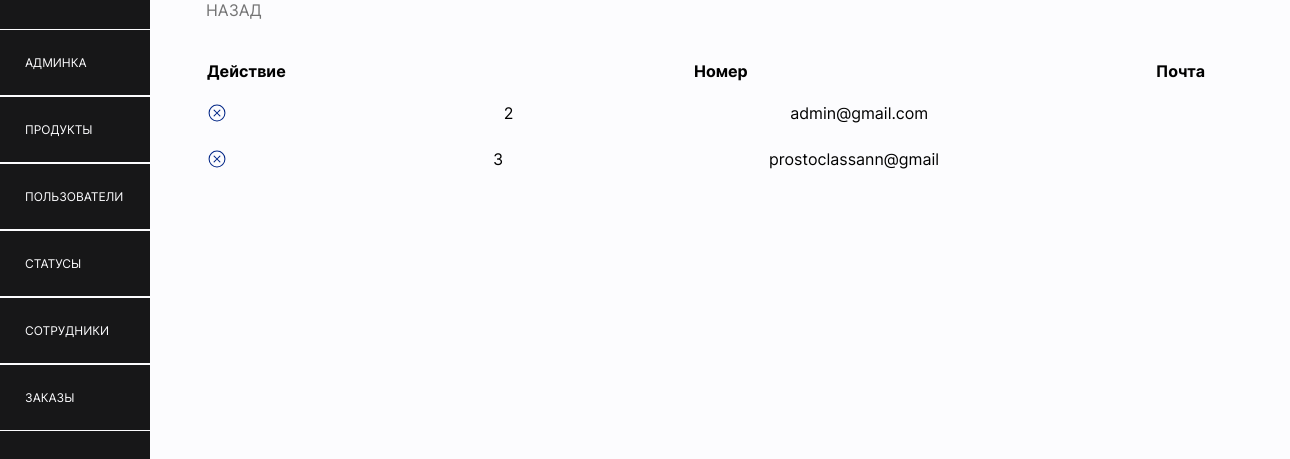
/admin/employees.php, run on the app's committed database.
### tables this page shows
CREATE TABLE `employees` (
  `id_employee` int(11) UNSIGNED NOT NULL,
  `password` varchar(255) NOT NULL,
  `email` varchar(100) NOT NULL
);

### admin/employees.php (the view, shortened to what this page needs)
<?php
include "./header.php";
include "../php-connect/connect.php";
?>
<body>
    <div class="container__admin">
        <div class="content">
        <a class="content__back" href="../admin_area.php">назад</a>
        <div class="title_table">
            </div>
            <table class="table">
                <tr class="table_row">
                    <th>Действие</th>
                    <th>Номер</th>
                    <th>Почта</th>
                </tr>
            <?php
            $qInfoUser = "SELECT * FROM employees";
            $resInfoUser = mysqli_query($connect, $qInfoUser) or die(mysqli_error($connect));
            while($InfoUser = mysqli_fetch_object($resInfoUser)){
                echo "
                <tr class=\"table_row\">
                    <td>
                    <a href=\"?idD=$InfoUser->id_employee\"><img src=\"./img/info-error.svg\" width=\"10px\"></a>
                    </td>
                    <td>$InfoUser->id_employee</td>
                    <td>$InfoUser->email</td>
                    <td> ";
            };
            echo "
                    </td>
                </tr>
            "
            ?>
            </table>
        </div>
        </div>
</body>

### style/main.css (style rules this page uses)
body { margin: 0; font-family: "Inter", sans-serif; background-color: var(--color-white); }
a { text-decoration: none; color: var(--color-lightGrey); text-transform: uppercase; }
:root { --color-black: #171718; --color-white: #FCFCFE; --color-blue: #002586; --color-lightGrey: rgba(23, 23, 24, 0.60); --color-Grey: #6c6c6c; --color-pink: #FE7CC0; --color-red: #D74040; }
.container__admin { margin-left: 800px; top: 0; z-index: 1; position: absolute; width: 40%; display: flex; justify-content: right; }
.container__admin .table { margin-top: 30px; padding-left: 40px; padding-right: 40px; width: 1150px; display: flex; justify-content: space-between; }
.container__admin .table .table_row { display: flex; justify-content: space-between; width: 1000px; margin-bottom: 20px; }
.container__admin .table .table_row td img { width: 100px; }
.container__admin .table .table_row td a img { width: 20px; }
.title_table { margin-top: -10px; height: 20px; }
.content__back { margin-left: 40px; }

### data on the page
employees: id_employee "2", email "admin@gmail.com"
employees: id_employee "3", email "prostoclassann@gmail"
